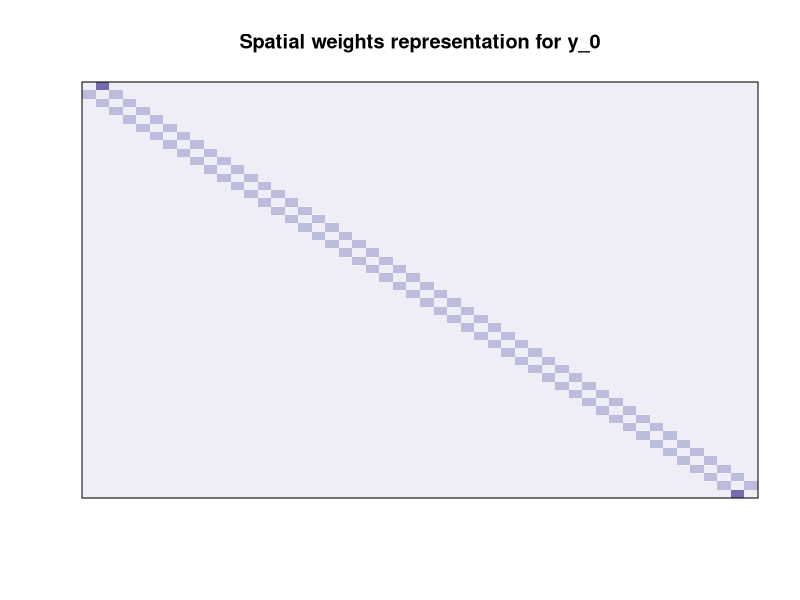
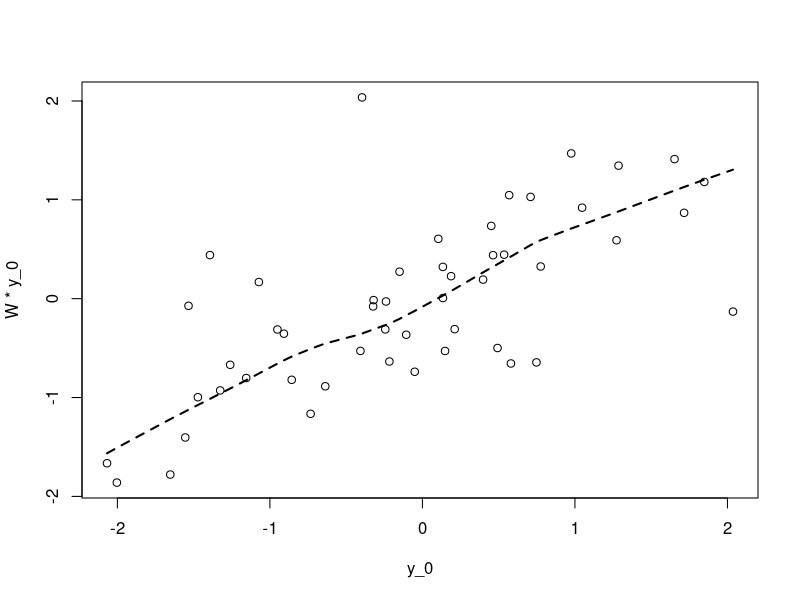

R code for these plots, in order:
library(sna)
library(RColorBrewer)
library(mvtnorm)
library(spatialreg)
library(spdep)




set.seed(743435)




function_01 <- function(n) {
  
  B <- matrix(0, n, n)
  
  B[1, 2] <- 1
  # B[1, n] <- 1
  # B[n, 1] <- 1
  B[n, n-1] <- 1
  
  for (i in 2:(n-1)) {
    
    B[i, i-1] <- 1
    B[i, i+1] <- 1
    
  }
  
  return(B)
  
}

function_02 <- function(data, index, deviate) {
  
  y <- data
  
  y[index] <- y[index] + deviate
  
  return(y)
  
}

# function_mvnd <- function(x, p, mu, Sigma) {
#   
#   f <- exp(-0.5 * t(x - mu) %*% solve(Sigma) %*% (x - mu))
#   f <- f / ((2 * pi)^(p / 2) * det(Sigma)^0.5)
#   
#   return(f)
#   
# }







n <- 50
B <- function_01(n)
W <- sna::make.stochastic(dat = B, mode = "row")

image(1:n, 1:n, t(W[, n:1]),
      breaks = c(0, 0.25, 0.75, 1),
      col = RColorBrewer::brewer.pal(3, "Purples"),
      main = "Spatial weights representation for y_0",
      axes = FALSE,
      xlab = "", ylab = "")
box()

p <- 1
X <- mvtnorm::rmvnorm(n = n, mean = rep(0, p), sigma = diag(p))

rho_0 <- 0.5
A_0 <- spatialreg::invIrW(x = W, rho = rho_0)

sigma2_0 <- 0.5
e_0 <- rnorm(n, 0, sqrt(sigma2_0))

beta_0 <- rep(0.5, p)
y_0 <- A_0 %*% X %*% beta_0 + A_0 %*% e_0

W.listw <- spdep::mat2listw(x = W)
plot(y_0, lag(W.listw, y_0),
     xlab = "y_0", ylab = "W * y_0")
lines(lowess(y_0, lag(W.listw, y_0)),
      lty = 2, lwd = 2)
